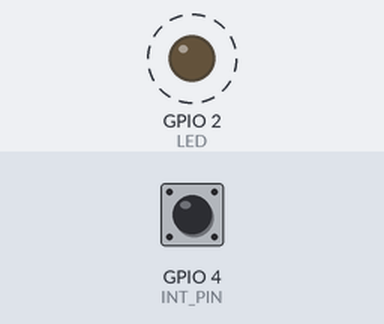
The program below on a simulated ESP32. Parts: output pins drawn as LEDs (lit = HIGH). Dashed ring = blinking. The test bench sets the inputs (shaded band); at power-on: GPIO 4 (INT_PIN) HIGH. What the program prints to the serial monitor is not drawn.

Above: at 0.2 s.
1.3 s: GPIO 4 (INT_PIN) pulled LOW for 0.15 s
Timing chart, 0 to 10.4 s (numbered marks = the images above; inputs shaded):
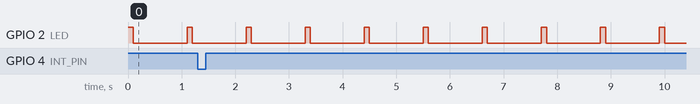

The program:

main.cpp
```cpp
#include <Arduino.h>
#include <IRremoteESP8266.h>
#include <IRrecv.h>

#include "freertos/FreeRTOS.h"
#include "freertos/task.h"
#include "freertos/queue.h"
#include "freertos/semphr.h"

#define LED 2
#define REMOTE 15
#define INT_PIN 4
IRrecv irrecv(REMOTE);

SemaphoreHandle_t xSemaforoContador;
TaskHandle_t xTaskTrataISR_REMOTE_Handle;

void trataISR_REMOTE(void* pvParameters);
void ISR_Callback();

void setup() {
  irrecv.enableIRIn();
  Serial.begin(9600);
  pinMode(LED, OUTPUT);
  pinMode(INT_PIN, INPUT_PULLUP);
  attachInterrupt(digitalPinToInterrupt(INT_PIN), ISR_Callback, FALLING);

  xSemaforoContador = xSemaphoreCreateCounting(255,0);
  xTaskCreate(trataISR_REMOTE, "Task Remote", configMINIMAL_STACK_SIZE + 1024, NULL, 1, &xTaskTrataISR_REMOTE_Handle);
}

void loop() {
  digitalWrite(LED, HIGH);
  vTaskDelay(pdMS_TO_TICKS(100));
  digitalWrite(LED, LOW);
  vTaskDelay(pdMS_TO_TICKS(1000));

}

void trataISR_REMOTE(void* pvParameters){
  while(1){
    xSemaphoreTake(xSemaforoContador, portMAX_DELAY);
    Serial.print("Tratando a ISR do controle remoto: ");

    UBaseType_t x = uxSemaphoreGetCount(xSemaforoContador);

    Serial.println(x);
    delay(1000);
  }
}

void ISR_Callback(){
  long current_micros = micros();
  while(micros() - current_micros < 100000);
  BaseType_t xHighPriorityTaskWoken = pdTRUE;
  xSemaphoreGiveFromISR(xSemaforoContador, &xHighPriorityTaskWoken);

  if(xHighPriorityTaskWoken == pdTRUE){
    portYIELD_FROM_ISR();
  }
}
```

Measured:
- by itself, GPIO 2 (LED): alternates HIGH for 0.10 s and LOW for 1.0 s
